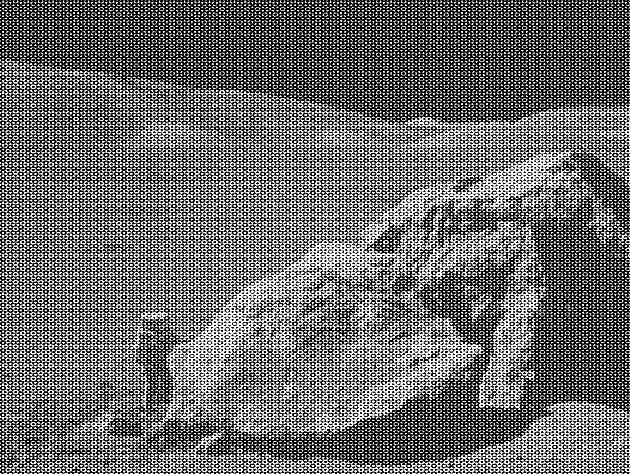
#> input picture moonlanding.png, 630 x 474 px
$ python fft.py
#> lines starting #> are read from the running program, lines starting #| are printed output that depends on the picture
#> in main, matrix is the input picture: shape (474, 630) float32; min 0, max 1, mean 0.424
### DiscreteFourier.py
import math
import numpy as np
from scipy.signal import convolve2d


def assert_power_of_2(n: int):
    assert (n & (n - 1)) == 0, "Signal must have a length that is a power of 2"


def DFT_1D_naive(signal: np.ndarray) -> np.ndarray:
    """
    Naive implementation of the DFT
    :param signal: 1D signal
    :return: 1D DFT of the signal
    """
    N = len(signal)

    fourier = np.zeros(N, dtype=np.complex_)

    for k in range(N):
        for n in range(N):
            fourier[k] += signal[n] * np.exp((-2j * np.pi * k * n) / N)

    return fourier


# [13 lines left out: function IDFT_1D_naive, not called in this run]


def FFT_1D(signal: np.ndarray, threshold=4) -> np.ndarray:
    """
    Fast implementation of the DFT
    1D cooley-tukey fast fourier transform divide and conquer algorithm
    Runs in O(n log n) time
    :param signal: 1D signal
    :param threshold: threshold of when to use the naive implementation
    :return: 1D DFT of the signal
    """
    N = len(signal)
    assert_power_of_2(N)

    if N <= threshold:
        return DFT_1D_naive(signal)
    else:
        X_even = FFT_1D(signal[::2], threshold)
        X_odd = FFT_1D(signal[1::2], threshold)
        factor = np.exp(-2j * np.pi * np.arange(N) / N)

        N_half = int(N / 2)
        left = X_even + factor[:N_half] * X_odd
        right = X_even + factor[N_half:] * X_odd
        return np.concatenate([left, right])


# [43 lines left out: functions IFFT_1D, DFT_2D_naive, not called in this run]


def FFT_2D(matrix: np.ndarray, threshold=4) -> np.ndarray:
    """
    Fast implementation of the 2D DFT
    :param matrix: 2D signal, expects a square matrix N x N where N is a power of 2
    :param threshold: threshold to use the naive implementation
    :return: 2D DFT of the signal
    """
    assert_power_of_2(matrix.shape[0])
    assert_power_of_2(matrix.shape[1])
    output = np.zeros(matrix.shape, dtype=np.complex_)

    # Take 1D FTT of Rows
    for i, row in enumerate(matrix):
        output[i] = FFT_1D(row, threshold)

    # Take 1D FTT of Columns
    # To access the column we just transpose our matrix
    for i, column in enumerate(output.T):
        output.T[i] = FFT_1D(column, threshold)

    return output


# [20 lines left out: function IFFT_2D, not called in this run]


def pad_signal(signal: np.ndarray) -> np.ndarray:
    """
    Pad a 2D signal with zeros to the next power of 2
    :param signal: 2D signal
    :return: 2D signal padded with zeros
    """
    # find the next power of 2
    rows, cols = signal.shape
#> rows = 474; cols = 630
    n = 2 ** (rows - 1).bit_length()
#> n = 512
    m = 2 ** (cols - 1).bit_length()
#> m = 1024

    assert_power_of_2(n)
    assert_power_of_2(m)

    # create a new array with the new dimensions
    padded_signal = np.zeros((n, m), dtype=np.complex_)

    # copy the old array into the new one
    padded_signal[:rows, :cols] = signal

    return padded_signal


# [198 lines left out: functions remove_padding, denoise, estimate_noise_level, compress, high_frequency_filter, high_low_frequency_filter and 6 more, not called in this run]


# keep coefficients below certain threshold using np max
def low_magnitude(signal, threshold=0.5):
    threshold = np.max(signal) * threshold
    return np.where(abs(signal) <= threshold, signal, 0)

### fft.py
import DiscreteFourier as df
import time
import numpy as np
import matplotlib.pyplot as plt
from matplotlib.colors import LogNorm
from matplotlib import image as mpimg
import argparse


def mode_1(matrix: np.ndarray):
    """
    2D FFT of an image
    :param matrix: the image to be transformed
    """
    padding = df.pad_signal(matrix)
    fft = df.FFT_2D(padding)
#> the loop in FFT_2D, `for i, row in enumerate(matrix):` made 512 passes

    # show original and fft
    plt.subplot(1, 2, 1)
    plt.imshow(matrix, cmap='gray')
    plt.title("Original Image")

    plt.subplot(1, 2, 2)
    plt.imshow(np.abs(fft), cmap='gray', norm=LogNorm())
    plt.colorbar()
    plt.title("FFT")

    plt.show()
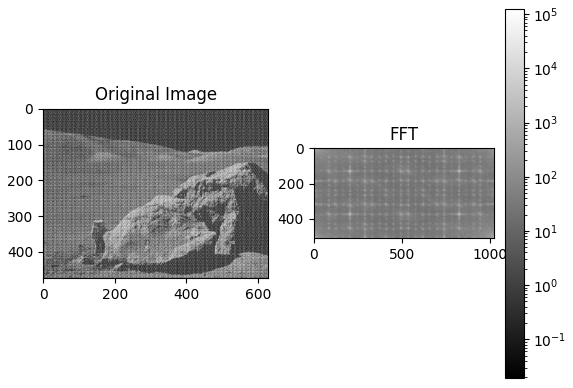
#> figure drawn by matplotlib, 3 panels


# [196 lines left out: functions mode_2, mode_2_testing, mode_3, mode_4, plot_data, not called in this run]


def main():
    """
    Main function
    Parse command line arguments and call the appropriate function

    Usage:
        python fft.py [-m mode] [-i image]
    """

    parser = argparse.ArgumentParser(description="Perform 2D FFT on an image")
    parser.add_argument("-m", metavar="mode", type=int, default=1, choices=[1, 2, 3, 4],
                        help="The mode to run the program in")
    parser.add_argument("-i", metavar="image", type=str,
                        default="moonlanding.png", help="The image to perform the 2D FFT on")

    args = parser.parse_args()
    mode = args.m
    image = args.i

    matrix = mpimg.imread(image)
    if mode == 1:
        mode_1(matrix)
    elif mode == 2:
        mode_2_testing(matrix)
    elif mode == 3:
        mode_3(matrix)
    elif mode == 4:
        mode_4()


if __name__ == '__main__':
    main()
